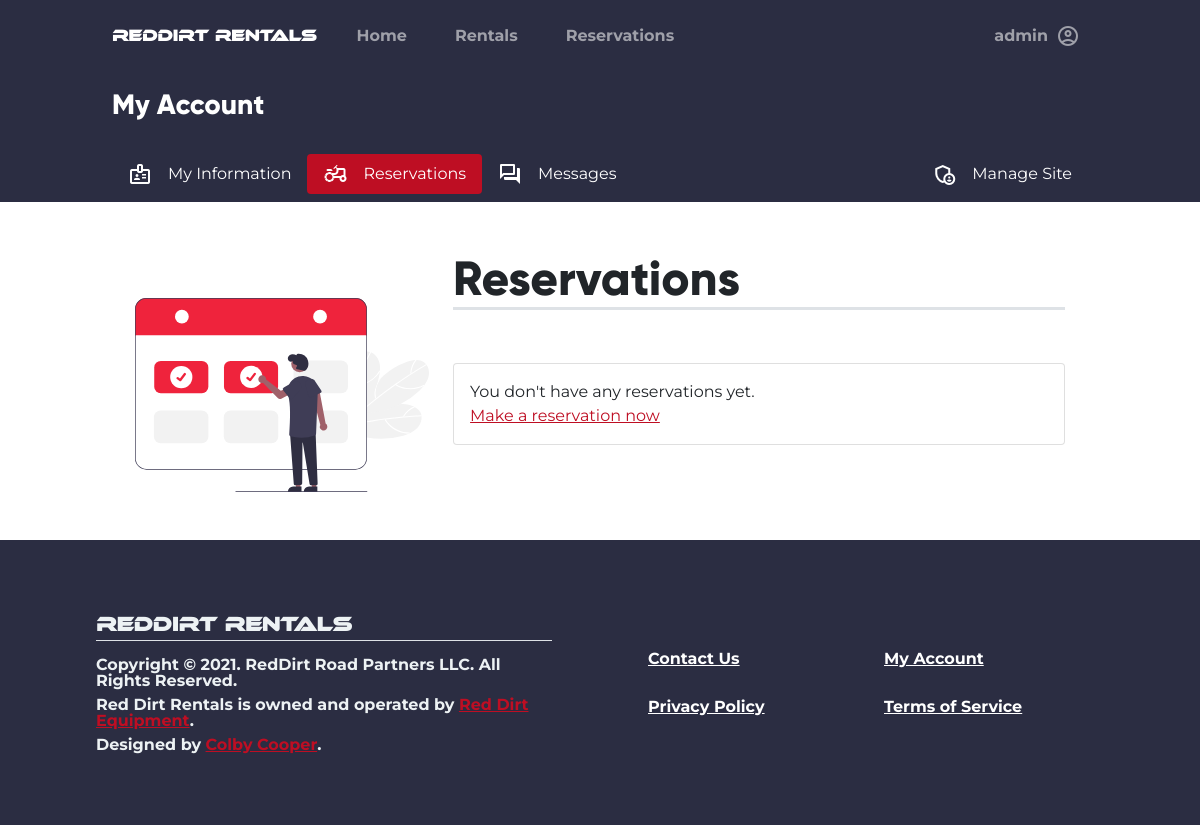
Before: /account/reservations (signed in) with the older database file.
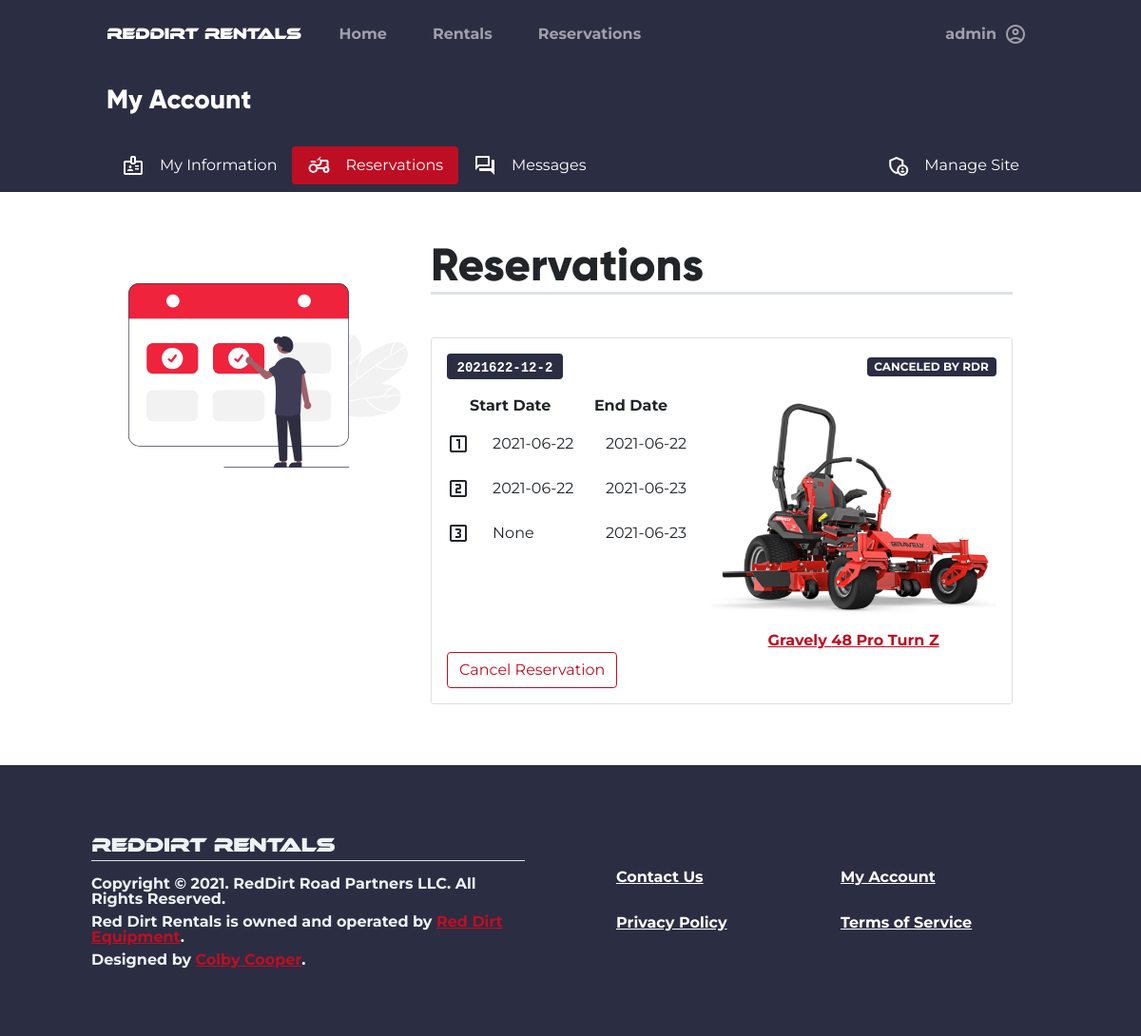
After: the same page with the newer database file.
### tables this page shows
CREATE TABLE users (
    id INTEGER PRIMARY KEY AUTOINCREMENT,
    firstname TEXT NOT NULL,
    lastname TEXT NOT NULL,
    phonenumber TEXT NOT NULL,
    email TEXT NOT NULL,
    password BLOB NOT NULL,
    groups TEXT NOT NULL,
    address TEXT NOT NULL,
    city TEXT NOT NULL,
    state TEXT NOT NULL,
    zip TEXT NOT NULL
, token TEXT, token_expire TEXT);

CREATE TABLE reservations (
    id INTEGER PRIMARY KEY AUTOINCREMENT,
    
    confirmation_num TEXT NOT NULL,
    rental_id INT NOT NULL,
    customer_id INT NOT NULL,
    
    pref_start_1 DATE NOT NULL,
    pref_start_2 DATE NOT NULL,
    pref_start_3 DATE NOT NULL,
    pref_end_1 DATE NOT NULL,
    pref_end_2 DATE NOT NULL,
    pref_end_3 DATE NOT NULL,

    status TEXT DEFAULT 'PENDING'
, est_hours TEXT, actual_start DATE, actual_end DATE);

CREATE TABLE inventory (
    id INTEGER PRIMARY KEY AUTOINCREMENT,
    category TEXT,
    make TEXT,
    model TEXT,
    fuel_type TEXT,
    horsepower TEXT, 
    deck_size TEXT,
    implements TEXT,
    stock TEXT,
    drive TEXT,
    rate FLOAT,
    image_paths BLOB,
    job_category TEXT,
    price_range TEXT, 
    is_available INTEGER DEFAULT 1,
    available_on DATE,
    rented_by TEXT,
    rent_queue TEXT,
    is_shown INTEGER DEFAULT 1,
    description TEXT,
    features TEXT
);

### rentals_app/account.py (the view)
@account.route("/reservations")
@login_required
def reservations():
    con, cur = helpers.connect_to_db()
    resv_sql = "SELECT * FROM reservations WHERE customer_id = '{}';".format(
        g.user.userid
    )
    try:
        reservations = cur.execute(resv_sql).fetchall()
        rental_ids = list()
        for x in reservations:
            rental_ids.append(x[2])
        rentals = dict()
        for id in rental_ids:
            rentals[str(id)] = Rental().find_rental(id)
            rentals[str(id)].image_paths = rentals[str(id)].image_paths[
                2 : len(rentals[str(id)].image_paths) - 2
            ]
        return render_template(
            "account/reservations.html", reservations=reservations, rentals=rentals
        )
    except Exception as ex:
        print(ex)
        raise ex
    finally:
        con.close()

### rentals_app/__init__.py (called while the page is built)
@app.after_request
def after_request(response):
    response.headers["Cache-Control"] = "no-cache, no-store, must-revalidate"
    return response

### rentals_app/auth.py (called while the page is built)
@auth.before_app_request
def fetch_current_user():
    userid = session.get("userid")
    if userid is None:
        g.user = None
    else:
        g.user = User.find_user(userid)

def login_required(view):
    @functools.wraps(view)
    def wrapped_view(**kwargs):
        if g.user is None:
            return redirect(url_for("auth.login"))
        return view(**kwargs)
    return wrapped_view

### rentals_app/helpers.py (called while the page is built)
def connect_to_db():
    con = sqlite3.connect(DB_PATH)
    return con, con.cursor()

### rentals_app/models/user.py (called while the page is built)
    def find_user(id) -> "User":
        con, cur = helpers.connect_to_db()
        sql = """
        SELECT * FROM users WHERE id='{}'
        """.format(
            id
        )
        try:
            db = cur.execute(sql).fetchone()
            if not db:
                return None
            return User(
                userid=db[0],
                firstname=db[1],
                lastname=db[2],
                phonenumber=db[3],
                email=db[4],
                password=db[5],
                groups=db[6],
                address=db[7],
                city=db[8],
                state=db[9],
                zip=db[10],
            )
        except Exception as ex:
            con.rollback()
            raise ex
        finally:
            con.close()

### rentals_app/templates/account/reservations.html (shortened to what this page needs)
{% extends "Base.html" %}
{% block content %}
<div class="container-fluid bg-dark">
    <div class="row">
        <div class="col-md-10 mx-auto">
            <h3 class="text-white py-3 fw-bold">My Account</h3>
        </div>
    </div>
</div>
{% include 'account_nav.html' %}
<div class="container-fluid">
    <div class="row mx-3">
        <div class="col-md-10 mx-auto my-5">
            <div class="row">
                <div class="d-none d-md-flex col-md-4 flex-column mt-5">
                    <img src="{{ url_for('static', filename='img/reservations_ils.svg') }}"
                         class="img-fluid">
                </div>
                <div class="col col-md-8">
                    <h2 class="display-5 border-bottom border-3">Reservations</h2>
                    {% with messages = get_flashed_messages() %} {% if messages %} {% for message in messages %}
                    <div class="form-text text-danger mb-2 fw-bold">
                        {{message}}
                    </div>
                    {% endfor %} {% else %}
                    <div class="form-text text-danger mb-2 fw-bold">
                    </div>
                    {% endif %} {% endwith %}
                    {% if reservations %}
                    {% for reservation in reservations %}
                    <div class="card my-3">
                        <ul class="list-group list-group-flush bg-white">
                            <li class="list-group-item py-3">
                                <div class="d-flex flex-column">
                                    <div class="d-flex flex-row justify-content-between align-items-center">
                                        <p class="badge bg-dark fs-6"><code class="text-white">{{reservation[1]}}</code></p>
                                        <p class="badge bg-dark">{{reservation[10]}}
                                    </div>
                                    <div class="d-flex">
                                        <div class="flex-grow-1">
                                            <div class="row fw-bold">
                                                <p class="col-auto"></p>
                                                <p class="col">Start Date</p>
                                                <p class="col">End Date</p>
                                            </div>
                                            <div class="row">
                                                <p class="col-auto">
                                                    <span class="material-icons-outlined">
                                                    </span>
                                                </p>
                                                <p class="col">{{reservation[4]}}</p>
                                                <p class="col">{{reservation[5]}}</p>
                                            </div>
                                            <div class="row">
                                                <p class="col-auto">
                                                    <span class="material-icons-outlined">
                                                    </span>
                                                </p>
                                                <p class="col">{{reservation[6]}}</p>
                                                <p class="col">{{reservation[7]}}</p>
                                            </div>
                                            <div class="row">
                                                <p class="col-auto">
                                                    <span class="material-icons-outlined">
                                                    </span>
                                                </p>
                                                <p class="col">{{reservation[8]}}</p>
                                                <p class="col">{{reservation[9]}}</p>
                                            </div>
                                        </div>
                                        <div class="ms-3 d-flex flex-column align-items-center">
                                            {% set rental = rentals['%s' % reservation[2]] %}
                                            {% set path = rental['image_paths'] %}
                                            <img src="/static/uploads/{{path}}"
                                                 class="img-fluid align-self-end"
                                                 style="height: auto; width: 300px;">
                                            <p class="mb-0 fw-bold">
                                                <a href="{{url_for('Rentals.details', id=reservation[2]) }}">
                                                    {{ rental['make'] }} {{ rental['model'] }}
                                                </a>
                                            </p>
                                        </div>
                                    </div>
                                </div>
                                <form method="POST"
                                      action="{{ url_for('account.cancel_reservation', conf_no=reservation[1]) }}">
                                    <button type="submit"
                                            class="btn btn-outline-danger">Cancel Reservation</a>
                                </form>
                            </li>
                        </ul>
                    </div>
                    {% endfor %}
                    {% else %}
                    <div class="card p-3 my-4">
                        <p class="mb-0">You don't have any reservations yet.</p>
                        <a href="{{ url_for('Rentals.root')}}">Make a reservation now</a>
                    </div>
                    {% endif %}
                </div>
            </div>
        </div>
    </div>
</div>
{% endblock %}

### rentals_app/templates/base.html (shortened to what this page needs)
<!doctype html>
<html lang="en">
<head>
    <link rel="stylesheet"
          href="https://cdn.jsdelivr.net/npm/fullcalendar@5.7.2/main.css"
>
    <link rel="stylesheet"
          href="{{url_for('static', filename='global.css')}}">
</head>
<body class="bg-white"
      style="overflow-x: hidden;">
    <div class="row mx-0 bg-dark">
        <div class="col-md-10 mx-auto">
            <nav class="navbar navbar-expand-md navbar-dark bg-dark py-3">
                <a href="{{url_for('index.root')}}"
                   class="navbar-brand">
                    <h6 class="m-0"
                        style="font-family:ethnocentric;">RedDirt Rentals</h6>
                </a>
                <div class="collapse navbar-collapse"
                     id="nav_main">
                    <ul class="navbar-nav w-100">
                        <li class="nav-item mx-3">
                            <a class="nav-link fw-bold"
                               aria-current="page"
                               href="{{ url_for('index.root') }}">Home</a>
                        </li>
                        <li class="nav-item px-3">
                            <a class="nav-link fw-bold"
                               href="{{url_for('Rentals.all_rentals')}}">Rentals</a>
                        </li>
                        <li class="nav-item mx-3">
                            <a class="nav-link fw-bold"
                               href="{{url_for('account.reservations', id=None)}}">Reservations</a>
                        </li>
                        {% if g.user != None %}
                        <li class="nav-item dropdown dropdown-dark ms-md-auto ms-3 ps-3">
                            <a class="nav-link dropdown-toggle d-flex flex-row align-items-center fw-bold"
                               href="#"
                               data-bs-toggle="dropdown"
                               aria-expanded="false">
                                <span class="me-2">{{g.user.firstname}}</span>
                                <span class="material-icons-outlined">
                                </span>
                            </a>
                        </li>
                        {% endif %}
                    </ul>
                </div>
            </nav>
        </div>
    </div>
    {% block content %} {% endblock %}
    <div class="container-fluid">
        <div class="row p-5 align-items-center bg-dark text-light fw-bold lh-1">
            <div class="col-auto col-md-6 me-auto px-5 py-3 pt-4">
                <h5 class="m-0 border-bottom pb-1"
                    style="font-family: ethnocentric;">RedDirt Rentals</h5>
                <p class="mb-2 mt-3">Copyright &copy; 2021. RedDirt Road Partners LLC. All Rights Reserved.</p>
                <p class="my-2">Red Dirt Rentals is owned and operated by <a href="https://reddirtequipment.com"
                       target="_blank">Red Dirt Equipment</a>.</p>
                <p class="mb-2">Designed by <a href="mailto:ccooper@reddirtequipment.com">Colby Cooper</a>.</p>
            </div>
            <div class="col-auto col-md-6 px-5 py-3">
                <div class="row row-cols-2 g-3 text-start fw-bold">
                    <a href="{{ url_for('index.contact') }}"
                       class="col py-2 button btn-small text-white">Contact Us</a>
                    <a href="{{ url_for('account.index') }}"
                       class="col py-2 button btn-small text-white">My Account</a>
                    <a href="{{ url_for('index.privacy_policy') }}"
                       class="col py-2 button btn-small text-white">Privacy Policy</a>
                    <a href="{{ url_for('index.terms') }}"
                       class="col py-2 button btn-small text-white">Terms of Service</a>
                </div>
            </div>
        </div>
    </div>
</body>
</html>

### rentals_app/templates/account_nav.html (shortened to what this page needs)
<div class="container-fluid bg-dark">
    <div class="row">
        <div class="col-md-10 mx-auto my-2">
            <ul class="nav nav-pills"
                id="account_tabs_root">
                <li class="nav-item">
                    <a class="nav-link text-white d-flex flex-row {% if '%s'% request.url_rule == '/account/' %}active{% endif %}"
                       aria-current="page"
                       id="tab_switcher_index"
                       href="{{url_for('account.index')}}">
                        <span class="material-icons-outlined me-3">
                        </span>My Information
                    </a>
                </li>
                <li class="nav-item">
                    <a class="nav-link text-white d-flex flex-row {% if '%s'% request.url_rule == '/account/reservations' %}active{% endif %}"
                       id="tab_switcher_reservations"
                       href="{{url_for('account.reservations')}}">
                        <span class="material-icons-outlined me-3">
                        </span>Reservations
                    </a>
                </li>
                <li class="nav-item">
                    <a class="nav-link text-white d-flex flex-row {% if '%s'% request.url_rule == '/account/messages' %}active{% endif %}"
                       id="tab_switcher_reservations"
                       href="{{url_for('account.render_messages')}}">
                        <span class="material-icons-outlined me-3">
                        </span>Messages
                    </a>
                </li>
                {% if g.user.groups == "admin" %}
                <li class="nav-item ms-auto">
                    <a class="nav-link text-white d-flex flex-row"
                       href="{{url_for('admin.root')}}">
                        <span class="material-icons-outlined me-3">
                        </span>
                        Manage Site
                    </a>
                </li>
                {% endif %}
            </ul>
        </div>
    </div>
</div>

Changed rows visible on the page:
added reservations: confirmation_num "2021622-12-2", status "CANCELED BY RDR", pref_start_1 "2021-06-22", pref_start_2 "2021-06-22", pref_start_3 "2021-06-22", pref_end_1 "2021-06-23", pref_end_2 "None", pref_end_3 "2021-06-23"
now on this page (row unchanged): inventory: make "Gravely", model "48 Pro Turn Z"
Other visible differences:
text no longer shown: "You don't have any reservations yet. Make a reservation now"
